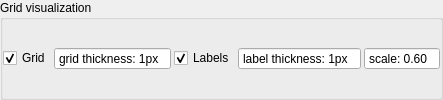
        <widget class="QGroupBox" name="groupBox_Res_GridVisParam">
         <property name="title">
          <string>Grid visualization</string>
         </property>
         <property name="flat">
          <bool>true</bool>
         </property>
         <layout class="QGridLayout" name="gridLayout_14">
          <property name="leftMargin">
           <number>0</number>
          </property>
          <property name="topMargin">
           <number>3</number>
          </property>
          <property name="rightMargin">
           <number>0</number>
          </property>
          <property name="bottomMargin">
           <number>3</number>
          </property>
          <property name="spacing">
           <number>3</number>
          </property>
          <item row="0" column="5">
           <widget class="QDoubleSpinBox" name="doubleSpinBox_Res_GridVisParam_Label_Scaling">
            <property name="buttonSymbols">
             <enum>QAbstractSpinBox::NoButtons</enum>
            </property>
            <property name="prefix">
             <string>scale: </string>
            </property>
            <property name="suffix">
             <string/>
            </property>
            <property name="decimals">
             <number>2</number>
            </property>
            <property name="singleStep">
             <double>0.100000000000000</double>
            </property>
            <property name="value">
             <double>0.600000000000000</double>
            </property>
           </widget>
          </item>
          <item row="0" column="1">
           <widget class="QCheckBox" name="checkBox_Res_GridVisParam_Grid">
            <property name="sizePolicy">
             <sizepolicy hsizetype="Maximum" vsizetype="Fixed">
              <horstretch>0</horstretch>
              <verstretch>0</verstretch>
             </sizepolicy>
            </property>
            <property name="text">
             <string>Grid</string>
            </property>
            <property name="checked">
             <bool>true</bool>
            </property>
           </widget>
          </item>
          <item row="0" column="2">
           <widget class="QSpinBox" name="spinBox_Res_GridVisParam_Thickness_Grid">
            <property name="sizePolicy">
             <sizepolicy hsizetype="Preferred" vsizetype="Fixed">
              <horstretch>0</horstretch>
              <verstretch>0</verstretch>
             </sizepolicy>
            </property>
            <property name="buttonSymbols">
             <enum>QAbstractSpinBox::NoButtons</enum>
            </property>
            <property name="suffix">
             <string>px</string>
            </property>
            <property name="prefix">
             <string>grid thickness: </string>
            </property>
            <property name="minimum">
             <number>1</number>
            </property>
            <property name="maximum">
             <number>99</number>
            </property>
            <property name="value">
             <number>1</number>
            </property>
           </widget>
          </item>
          <item row="0" column="3">
           <widget class="QCheckBox" name="checkBox_Res_GridVisParam_Labels">
            <property name="sizePolicy">
             <sizepolicy hsizetype="Maximum" vsizetype="Fixed">
              <horstretch>0</horstretch>
              <verstretch>0</verstretch>
             </sizepolicy>
            </property>
            <property name="text">
             <string>Labels</string>
            </property>
            <property name="checked">
             <bool>true</bool>
            </property>
           </widget>
          </item>
          <item row="0" column="4">
           <widget class="QSpinBox" name="spinBox_Res_GridVisParam_Thickness_Label">
            <property name="buttonSymbols">
             <enum>QAbstractSpinBox::NoButtons</enum>
            </property>
            <property name="suffix">
             <string>px</string>
            </property>
            <property name="prefix">
             <string>label thickness: </string>
            </property>
            <property name="minimum">
             <number>1</number>
            </property>
            <property name="maximum">
             <number>99</number>
            </property>
            <property name="value">
             <number>1</number>
            </property>
           </widget>
          </item>
         </layout>
        </widget>
